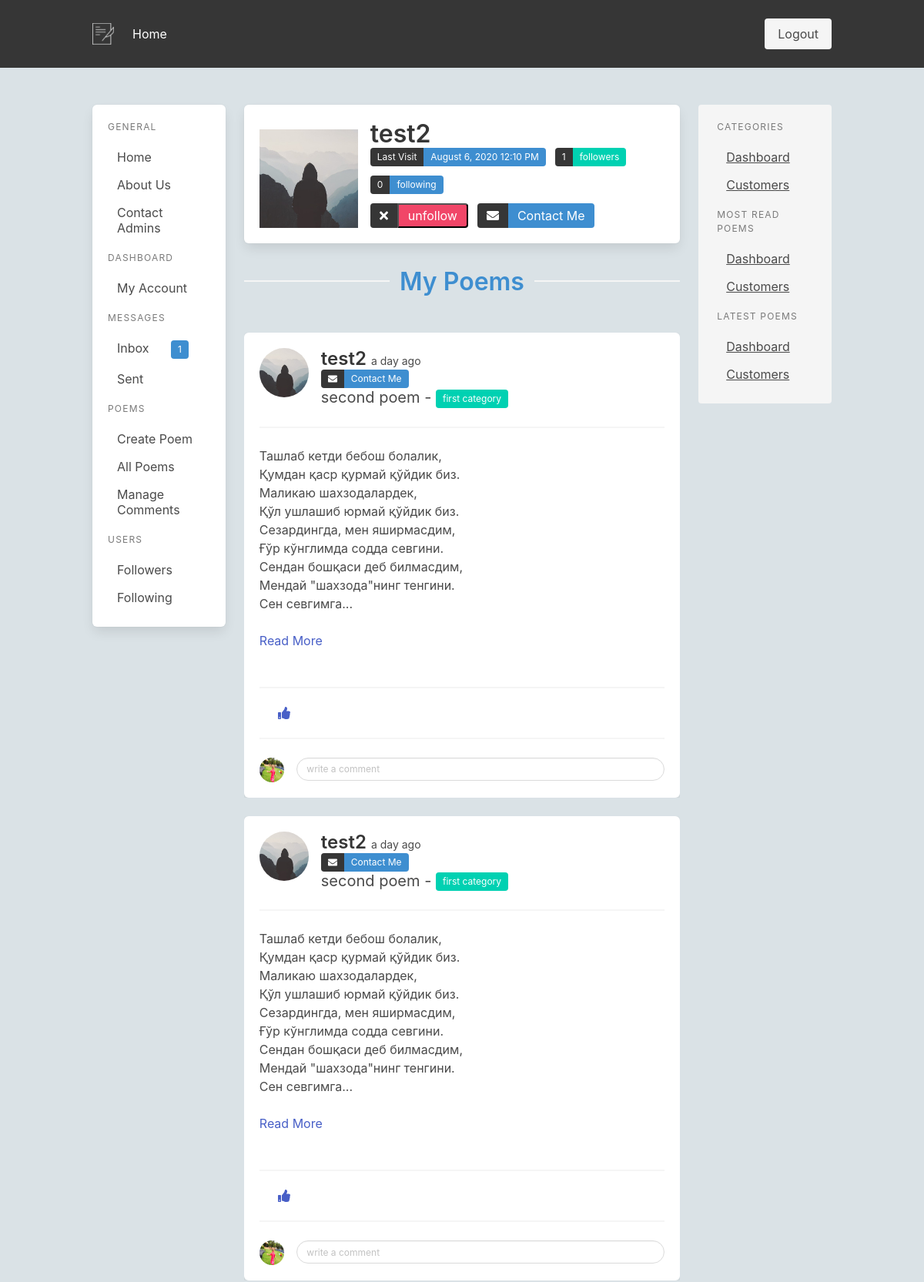
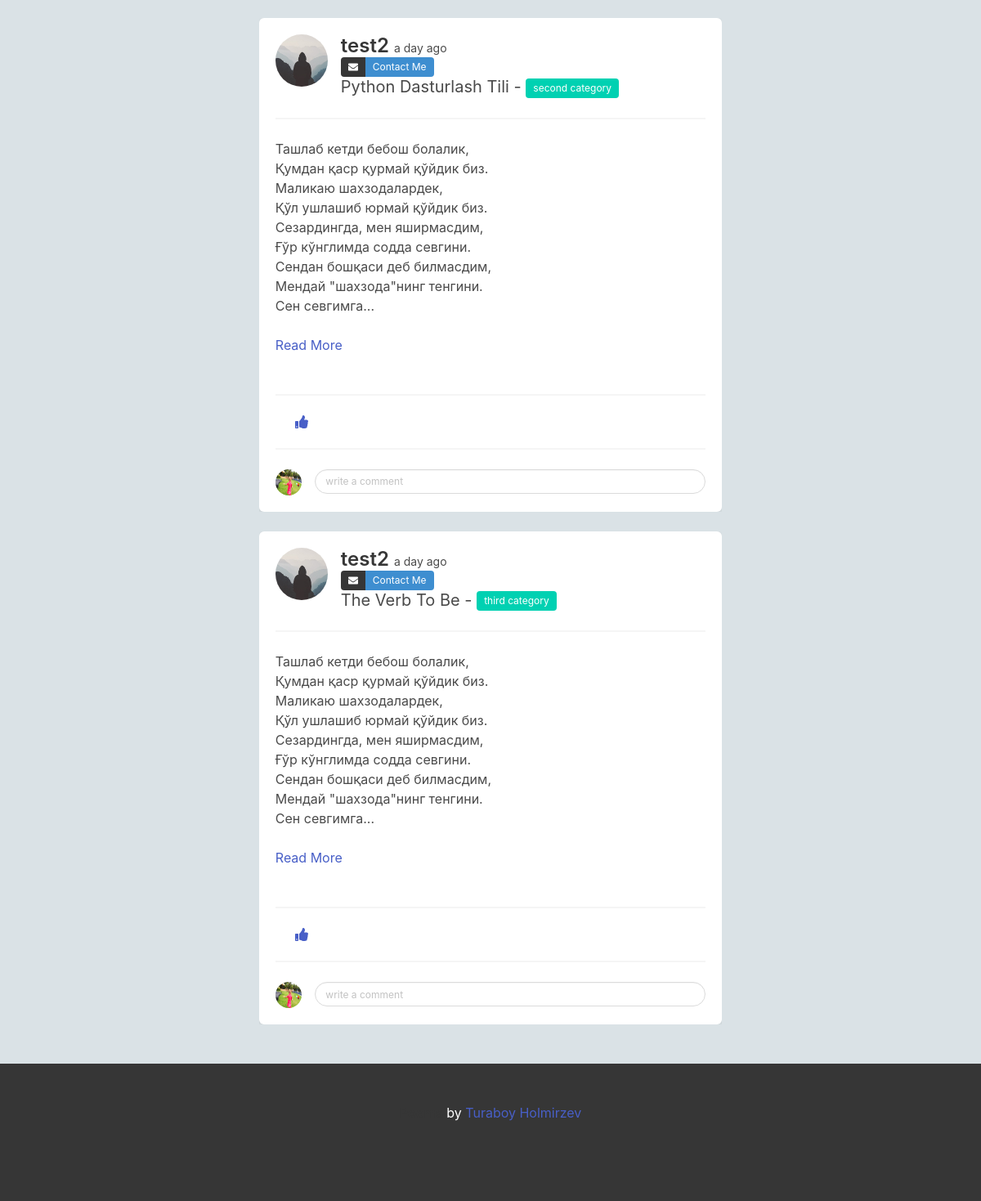
The app's page /user/test2 (signed in), older data (2 pictures, top to bottom).
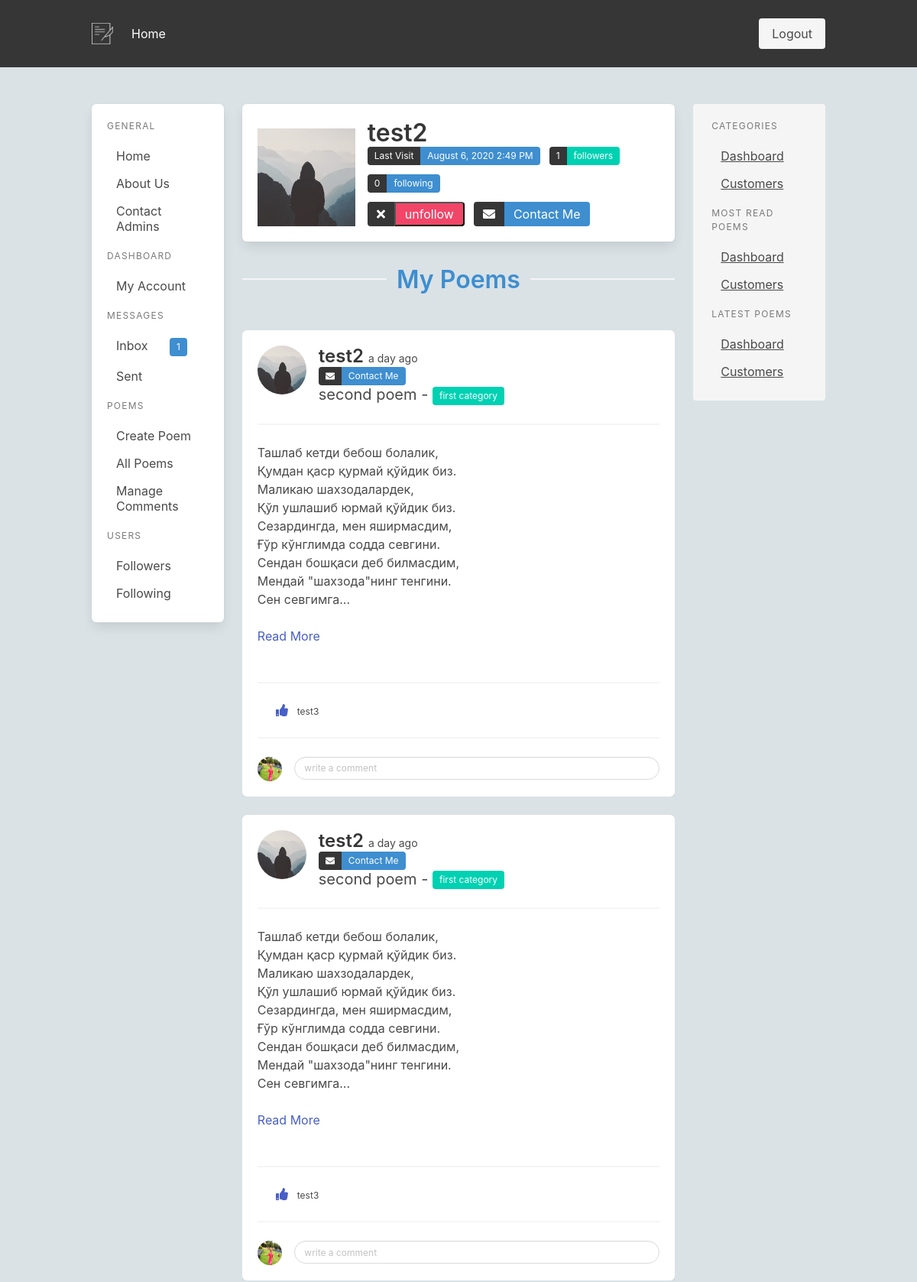
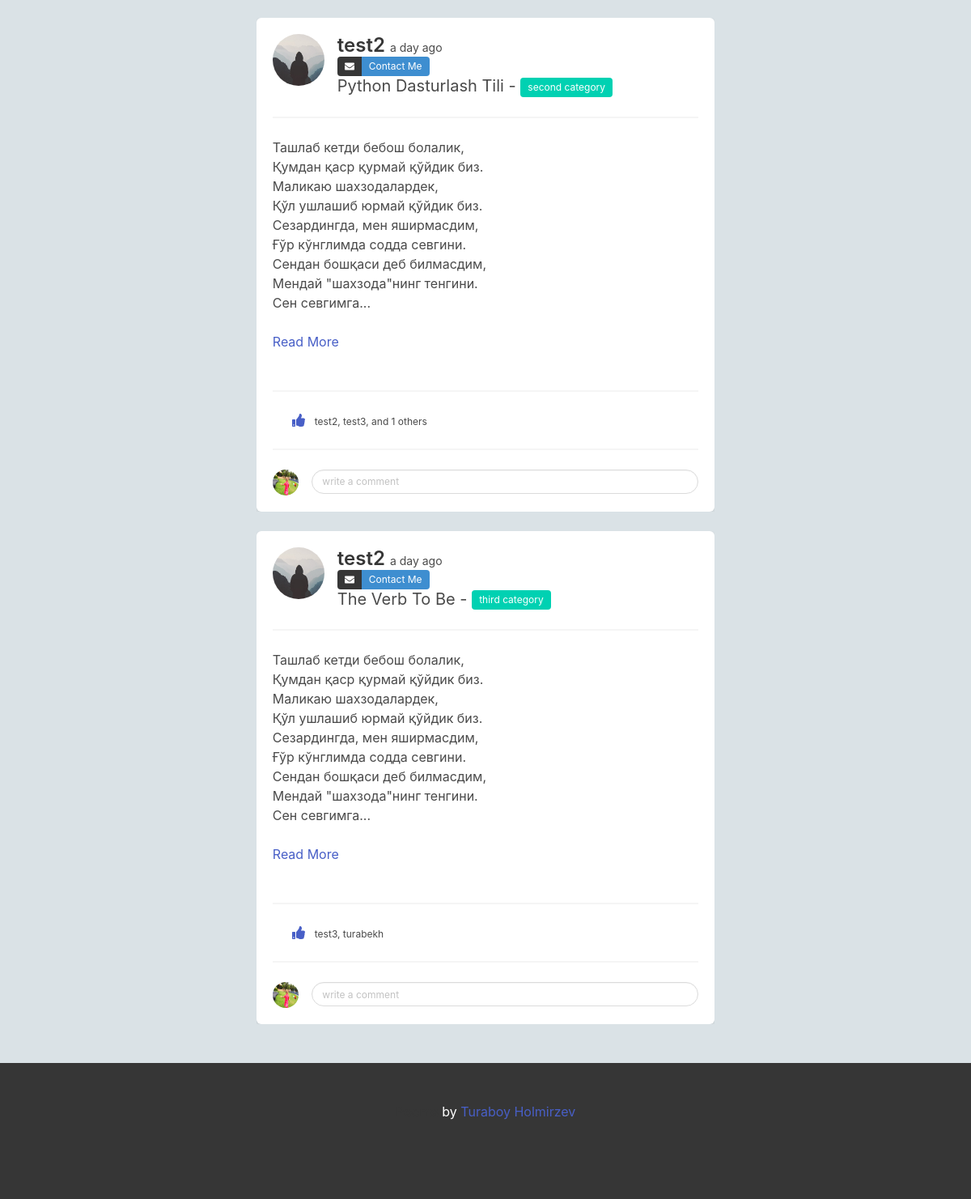
The same page, newer data (2 pictures, top to bottom).
### app/models.py (models this page shows, shortened)
class User(UserMixin, db.Model):
    id = db.Column(db.Integer, primary_key=True)
    username = db.Column(db.String(64), index=True, unique=True)
    email = db.Column(db.String(120), index=True, unique=True)
    image_file = db.Column(db.String(120), nullable=True, default="default.jpg")
    password_hash = db.Column(db.String(128))
    about_me = db.Column(db.String(140))
    is_admin = db.Column(db.Boolean, default=False)
    last_seen = db.Column(db.DateTime, default=datetime.utcnow)
    poems = db.relationship('Poem', backref='author', lazy='dynamic')
    sent_messages = db.relationship('Message', backref='sent_user', lazy=True, foreign_keys='Message.sent_user_id')
    received_messages = db.relationship('Message', backref='received_user', lazy=True, foreign_keys='Message.received_user_id')
    followed = db.relationship(
        'User', secondary=followers,
        primaryjoin=(followers.c.follower_id == id),
        secondaryjoin=(followers.c.followed_id == id),
        backref=db.backref('followers', lazy='dynamic'), lazy='dynamic')
    def is_following(self, user):
        return self.followed.filter(
            followers.c.followed_id == user.id).count() > 0
    def new_inbox_messages(self):
        return len([m for m in self.received_messages if m.is_read == False])

class SearchableMixin(object):
    @classmethod
    def search(cls, expression, page, per_page):
        ids, total = query_index(cls.__tablename__, expression, page, per_page)
        if total == 0:
            return cls.query.filter_by(id=0), 0
        when = []
        for i in range(len(ids)):
            when.append((ids[i], i))
        return cls.query.filter(cls.id.in_(ids)).order_by(
            db.case(when, value=cls.id)), total

class Poem(SearchableMixin, db.Model):
    __searchable__ = ["body",]
    id = db.Column(db.Integer, primary_key=True)
    title = db.Column(db.String(200))
    body = db.Column(db.String(140))
    audio = db.Column(db.String(200), nullable=True)
    created_at = db.Column(db.DateTime, index=True, default=datetime.utcnow)
    user_id = db.Column(db.Integer, db.ForeignKey('user.id'))
    category_id = db.Column(db.Integer, db.ForeignKey("category.id"))
    liked = db.relationship(
        'User', secondary = lambda: user_likes, backref="likes")
    def get_liked_users(self):
        return [u.username for u in self.liked]
    def get_short_user_likes(self):
        r = [n for n in self.get_liked_users() if n != current_user.username][:2]
        if len(self.get_liked_users()) > 2:
            r.append(f" and {len(self.get_liked_users()) -2 } others" )
        if current_user in self.liked:
            if len(r) == 1:
                r = ["You"] + r
            else:
                r [0]= "You"
        return ", ".join(r)

class Category(db.Model):
    id = db.Column(db.Integer, primary_key=True)
    name = db.Column(db.String(300), nullable=False)
    poems = db.relationship('Poem', backref='category', lazy='dynamic')

### app/users/routes.py (the view)
@bp.route('/user/<username>', methods=["GET", "POST"])
@login_required
def user(username):
    comment_form = CommentForm()
    user = User.query.filter_by(username=username).first_or_404()
    image_file = url_for('static', filename='profile_pics/' + user.image_file)
    poems = user.poems.all()
    form = EmptyForm()
    return render_template('users/user.html', user=user, poems=poems, image_file=image_file, form=form, comment_form=comment_form)

### app/main/forms.py
class CommentForm(FlaskForm):
    body = StringField('Content', validators=[DataRequired()])
    submit = SubmitField('Submit')

### app/users/forms.py
class EmptyForm(FlaskForm):
    submit = SubmitField('Submit')

### app/models.py (called while the page is built)
@login.user_loader
def load_user(id):
    return User.query.get(int(id))

### app/templates/users/user.html (shortened to what this page needs)
{% extends "layout/base.html" %}
{% block content %}
  {% include "partial/user_profile.html" %}
    <section class="columns is-gapless is-mobile">
      <div class="column"><hr></div>
      <div class="column has-text-centered">
        <p class="title is-3 pt-2 has-text-info is-hidden-mobile">My Poems</p>
      </div>
      <div class="column"><hr></div>
    </section>
  {% for poem in poems %}
    {% include "partial/poem.html" %}
  {% endfor %}
{% endblock %}

### app/templates/partial/user_profile.html (shortened to what this page needs)
<div class="box">
  <div class="media">
      <div class="media-left pt-3 is-hidden-mobile">
        <figure class="image is-128x128">
            <img src="{{ image_file }}" alt="User image">
        </figure>
      </div>
      <div class="media-content">
          <p class="title is-3 mb-0 is-hidden-mobile">{{ user.username }}</p>
          <div class="field is-grouped is-grouped-multiline is-clearfix">
              <div class="control">
              {% if user.last_seen %}
                <div class="tags has-addons">
                  <span class="tag is-dark">Last Visit</span>
                  <span class="tag is-info">{{ moment(user.last_seen).format('LLL') }}</span>
                </div>
              </div>
              {% endif %}
              <div class="control">
                <div class="tags has-addons">
                  <span class="tag is-dark">{{ user.followers.count() }}</span>
                  <span class="tag is-primary">followers</span>
                </div>
              </div>
              <div class="control">
                <div class="tags has-addons">
                  <span class="tag is-dark">{{ user.followed.count() }}</span>
                  <span class="tag is-info">following</span>
                </div>
              </div>
            </div>
            {% if current_user != user%}
              <div class="field is-grouped is-grouped-multiline is-clearfix">
                <div class="control">
                  <div class="tags has-addons">
                    {% if not current_user.is_following(user) %}
                    <span class="tag is-medium is-dark"> <i class="fa fa-check" aria-hidden="true"></i></span>
                    <form action="{{ url_for('users.follow', username=user.username) }}" method="post">
                        {{ form.hidden_tag() }}
                        <button class="tag is-medium is-primary">follow</button>
                    </form>
                    {% else %}
                    <span class="tag is-medium is-dark"> <i class="fa fa-times" aria-hidden="true"></i></span>
                    <form action="{{ url_for('users.unfollow', username=user.username) }}" method="post">
                        <button class="tag is-medium is-danger">unfollow</button>
                    </form>
                    {% endif %}
                  </div>
                </div>
                <div class="control">
                  <div class="tags has-addons">
                    <span class="tag is-medium is-dark"><i class="fa fa-envelope" aria-hidden="true"></i></span>
                    <span class="tag is-medium is-info"><a href="" class="has-text-white">Contact Me</a></span>
                  </div>
                </div>
            </div>
            {% endif %}
      </div>
  </div>
  </div>

### app/templates/partial/poem.html (shortened to what this page needs)
<section class="mt-5" style="overflow: hidden;">
    <div class="box">
        <article class="media">
          <div class="media-left">
            <figure class="image is-64x64 is-square">
              <a href="{{ url_for('users.user', username=poem.author.username)}}">
                <img class="is-rounded has-ratio" src="{{ url_for('static', filename='profile_pics/' + poem.author.image_file)  }}" alt="Image">
              </a>
            </figure>
          </div>
          <div class="media-content">
            <strong>
              <a href="{{ url_for('users.user', username=poem.author.username) }}" class="title is-4">
                  {{ poem.author.username }}
              </a>
          </strong>
          <small class="content">{{ moment(poem.created_at).fromNow() }}</small>
            <div class="control">
              <div class="tags has-addons">
                <span class="tag is-dark"><i class="fa fa-envelope" aria-hidden="true"></i></span>
                <span class="tag is-info"><a href="" class="has-text-white">Contact Me</a></span>
              </div>
            </div>
            <p class="subtitle is-5">
              {{ poem.title}} - <span class="tag is-primary">{{ poem.category.name}}</span>
            </p>
          </div>
        </article>
        <hr class="mb-0">
        <div class="content">
          <p class="is-size-6 short-text" style="white-space: pre-line;">
            {{ poem.body | truncate(255, False, end="...") }}
            {% if poem.body | length() > 255 %}
            <a onclick="toggleText(event)" class="m-0 p-0">Read More</a>
            {% endif %}
          </p>
        </div>
        <hr>
        <nav class="level px-5 is-mobile">
            <div class="level-left">
              <a class="level-item" data-poem-id="{{poem.id}}" onclick="showLike({{ poem.id}}, {{current_user.id}})">
                <span class="icon is-small">
                  <i class="fa fa-thumbs-up" aria-hidden="true"></i>
                </span>
              </a>
                <div id="like-{{poem.id}}" class="level-item">
                  {% if poem.liked|length > 0 %}
                    <p class="help">{{poem.get_short_user_likes() }}</p>
                  {% endif %}
                </div>
            </div>
          </nav>
          <hr>
          {% if current_user.is_authenticated %}
            {% include "forms/comments/create_comment_form.html" %}
          {% endif %}
    </div>
  </section>

### app/templates/forms/comments/create_comment_form.html
<article class="media">
    <div class="media-left">
      <figure class="image is-32x32 is-square">
            <img src="{{ url_for('static', filename='profile_pics/' + current_user.image_file) }}" class="is-rounded" alt="Image">
      </figure>
    </div>
    <div class="media-content">
      <div class="content">
        <div class="field">
          <div class="control">
              <form action="" method="post">
                {{ comment_form.body(class_="input is-small is-rounded", placeholder="write a comment") }}
              </form>
          </div>
        </div>
      </div>
    </div>
</article>

Row changes from the older to the newer data that the page shows:
changed User "test2": last_seen "August 6, 2020 12:10 PM" → "August 6, 2020 2:49 PM"
shown differently, row unchanged: Poem (number 1 of 4 on the later page): get_short_user_likes (not shown) → "test3"
shown differently, row unchanged: Poem (number 2 of 4 on the later page): get_short_user_likes (not shown) → "test3"
shown differently, row unchanged: Poem "Python Dasturlash Tili": get_short_user_likes (not shown) → "test2, test3, and 1 others"
shown differently, row unchanged: Poem "The Verb To Be": get_short_user_likes (not shown) → "test3, turabekh"
